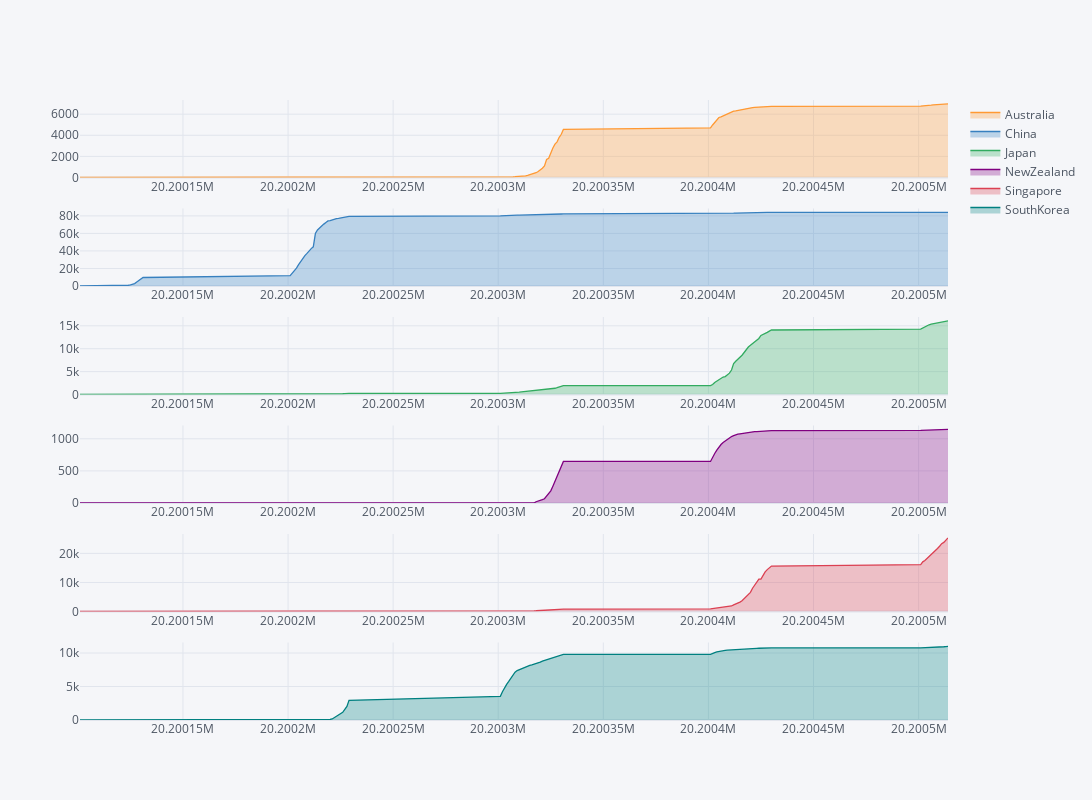

This figure's notebook cell:
### Code cell
###YOUR CODE HERE###
data.iplot(kind = 'scatter', x = 'Date', subplots = True, shape=(6,1), dimensions=(1200, 800), fill=True)

### Figure 1 — Plotly figure (JSON) as saved in the notebook; plotly's stock layout.template omitted (floating-point values rounded to 4 significant figures; data arrays with more than 128 entries replaced by an {"elided": "..."} marker saying what was removed)
{"data": [{"fill": "tozeroy", "fillcolor": "rgba(255, 153, 51, 0.3)", "line": {"color": "rgba(255, 153, 51, 1.0)", "dash": "solid", "shape": "linear", "width": 1.3}, "mode": "lines", "name": "Australia", "text": "", "type": "scatter", "x": {"elided": "135 int values"}, "xaxis": "x", "y": {"elided": "135 int values"}, "yaxis": "y"}, {"fill": "tozeroy", "fillcolor": "rgba(55, 128, 191, 0.3)", "line": {"color": "rgba(55, 128, 191, 1.0)", "dash": "solid", "shape": "linear", "width": 1.3}, "mode": "lines", "name": "China", "text": "", "type": "scatter", "x": {"elided": "135 int values"}, "xaxis": "x2", "y": {"elided": "135 int values"}, "yaxis": "y2"}, {"fill": "tozeroy", "fillcolor": "rgba(50, 171, 96, 0.3)", "line": {"color": "rgba(50, 171, 96, 1.0)", "dash": "solid", "shape": "linear", "width": 1.3}, "mode": "lines", "name": "Japan", "text": "", "type": "scatter", "x": {"elided": "135 int values"}, "xaxis": "x3", "y": {"elided": "135 int values"}, "yaxis": "y3"}, {"fill": "tozeroy", "fillcolor": "rgba(128, 0, 128, 0.3)", "line": {"color": "rgba(128, 0, 128, 1.0)", "dash": "solid", "shape": "linear", "width": 1.3}, "mode": "lines", "name": "NewZealand", "text": "", "type": "scatter", "x": {"elided": "135 int values"}, "xaxis": "x4", "y": {"elided": "135 int values"}, "yaxis": "y4"}, {"fill": "tozeroy", "fillcolor": "rgba(219, 64, 82, 0.3)", "line": {"color": "rgba(219, 64, 82, 1.0)", "dash": "solid", "shape": "linear", "width": 1.3}, "mode": "lines", "name": "Singapore", "text": "", "type": "scatter", "x": {"elided": "135 int values"}, "xaxis": "x5", "y": {"elided": "135 int values"}, "yaxis": "y5"}, {"fill": "tozeroy", "fillcolor": "rgba(0, 128, 128, 0.3)", "line": {"color": "rgba(0, 128, 128, 1.0)", "dash": "solid", "shape": "linear", "width": 1.3}, "mode": "lines", "name": "SouthKorea", "text": "", "type": "scatter", "x": {"elided": "135 int values"}, "xaxis": "x6", "y": {"elided": "135 int values"}, "yaxis": "y6"}], "layout": {"height": 800, "legend": {"bgcolor": "#F5F6F9", "font": {"color": "#4D5663"}}, "paper_bgcolor": "#F5F6F9", "plot_bgcolor": "#F5F6F9", "title": {"font": {"color": "#4D5663"}}, "width": 1200, "xaxis": {"anchor": "y", "domain": [0, 1], "gridcolor": "#E1E5ED", "showgrid": true, "tickfont": {"color": "#4D5663"}, "title": {"font": {"color": "#4D5663"}, "text": ""}, "zerolinecolor": "#E1E5ED"}, "xaxis2": {"anchor": "y2", "domain": [0, 1], "gridcolor": "#E1E5ED", "showgrid": true, "tickfont": {"color": "#4D5663"}, "title": {"font": {"color": "#4D5663"}, "text": ""}, "zerolinecolor": "#E1E5ED"}, "xaxis3": {"anchor": "y3", "domain": [0, 1], "gridcolor": "#E1E5ED", "showgrid": true, "tickfont": {"color": "#4D5663"}, "title": {"font": {"color": "#4D5663"}, "text": ""}, "zerolinecolor": "#E1E5ED"}, "xaxis4": {"anchor": "y4", "domain": [0, 1], "gridcolor": "#E1E5ED", "showgrid": true, "tickfont": {"color": "#4D5663"}, "title": {"font": {"color": "#4D5663"}, "text": ""}, "zerolinecolor": "#E1E5ED"}, "xaxis5": {"anchor": "y5", "domain": [0, 1], "gridcolor": "#E1E5ED", "showgrid": true, "tickfont": {"color": "#4D5663"}, "title": {"font": {"color": "#4D5663"}, "text": ""}, "zerolinecolor": "#E1E5ED"}, "xaxis6": {"anchor": "y6", "domain": [0, 1], "gridcolor": "#E1E5ED", "showgrid": true, "tickfont": {"color": "#4D5663"}, "title": {"font": {"color": "#4D5663"}, "text": ""}, "zerolinecolor": "#E1E5ED"}, "yaxis": {"anchor": "x", "domain": [0.875, 1], "gridcolor": "#E1E5ED", "showgrid": true, "tickfont": {"color": "#4D5663"}, "title": {"font": {"color": "#4D5663"}, "text": ""}, "zerolinecolor": "#E1E5ED"}, "yaxis2": {"anchor": "x2", "domain": [0.7, 0.825], "gridcolor": "#E1E5ED", "showgrid": true, "tickfont": {"color": "#4D5663"}, "title": {"font": {"color": "#4D5663"}, "text": ""}, "zerolinecolor": "#E1E5ED"}, "yaxis3": {"anchor": "x3", "domain": [0.525, 0.65], "gridcolor": "#E1E5ED", "showgrid": true, "tickfont": {"color": "#4D5663"}, "title": {"font": {"color": "#4D5663"}, "text": ""}, "zerolinecolor": "#E1E5ED"}, "yaxis4": {"anchor": "x4", "domain": [0.35, 0.475], "gridcolor": "#E1E5ED", "showgrid": true, "tickfont": {"color": "#4D5663"}, "title": {"font": {"color": "#4D5663"}, "text": ""}, "zerolinecolor": "#E1E5ED"}, "yaxis5": {"anchor": "x5", "domain": [0.175, 0.3], "gridcolor": "#E1E5ED", "showgrid": true, "tickfont": {"color": "#4D5663"}, "title": {"font": {"color": "#4D5663"}, "text": ""}, "zerolinecolor": "#E1E5ED"}, "yaxis6": {"anchor": "x6", "domain": [0, 0.125], "gridcolor": "#E1E5ED", "showgrid": true, "tickfont": {"color": "#4D5663"}, "title": {"font": {"color": "#4D5663"}, "text": ""}, "zerolinecolor": "#E1E5ED"}}}
